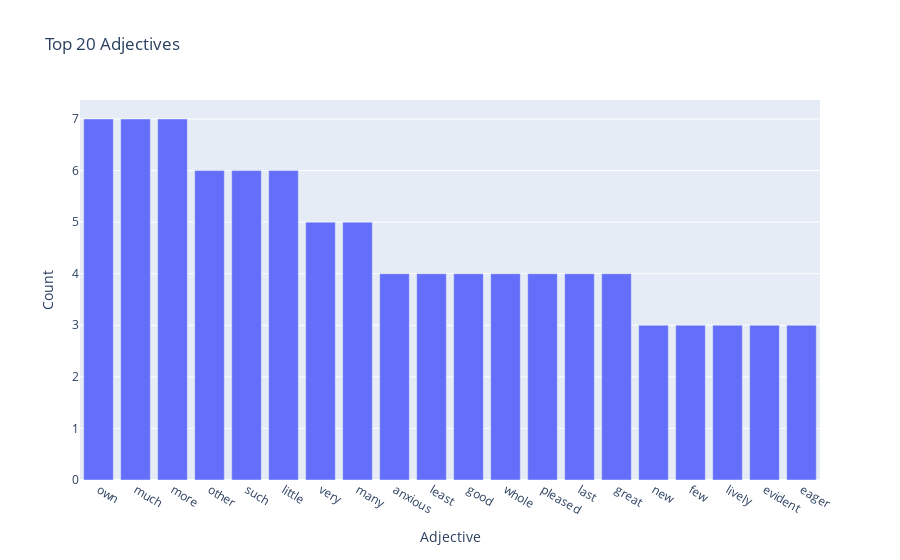

The notebook cell this image was saved under:
### Markdown cell above
## Solve it!

In this project, you will use the text from [chapters 44 and 45](https://github.com/dustywhite7/Econ8320/raw/refs/heads/master/AssignmentData/prideAndPrejudiceChapters.txt) of *Pride and Prejudice*. Please find the following information:

- The number of sentences (store as `int` in a variable named `sentences`)
- A list of all proper nouns used across the two chapters (stored as strings in the `names` variable)
- A DataFrame containing a count of the top 20 adjectives used in the text (stored in the `adjectives` variable)
    - Be sure to make all words lower case ONLY!
- A bar chart of the top 20 adjectives used in the text stored in a variable called `fig`


Place all of your code in the cell below, labeled `#si-exercise`.

### Code cell
#si-exercise

import spacy
import pandas as pd
import plotly.express as px
import requests
from operator import itemgetter
from collections import Counter

nlp = spacy.load("en_core_web_sm")

# get the Pride and Prejudice text
url = "https://raw.githubusercontent.com/dustywhite7/Econ8320/refs/heads/master/AssignmentData/prideAndPrejudiceChapters.txt"
response = requests.get(url)
text = response.text

doc = nlp(text)

# number of sentences
sentences_list = list(doc.sents)
sentences = len(sentences_list)

names = []
for ent in doc.ents:
    if ent.label_ == "PERSON" or ent.label_ == "ORG" or ent.label_ == "GPE":
        names.append(ent.text.lower())

# top 20 adjectives, lower case, as a DataFrame
adjectives_list = []
for token in doc:
    if token.pos_ == "ADJ":
        adjectives_list.append(token.text.lower())

adjective_counts = Counter(adjectives_list).most_common(20)
adjectives_df = pd.DataFrame(adjective_counts, columns=["adjective", "count"])

adjectives = adjectives_df

fig = px.bar(adjectives_df, x="adjective", y="count", title="Top 20 Adjectives")
fig.update_layout(xaxis_title="Adjective", yaxis_title="Count")
fig.show()

### Figure 1 — Plotly figure (JSON) as saved in the notebook; plotly's stock layout.template omitted (floating-point values rounded to 4 significant figures)
{"data": [{"hovertemplate": "adjective=%{x}<br>count=%{y}<extra></extra>", "legendgroup": "", "marker": {"color": "#636efa", "pattern": {"shape": ""}}, "name": "", "orientation": "v", "showlegend": false, "textposition": "auto", "type": "bar", "x": ["own", "much", "more", "other", "such", "little", "very", "many", "anxious", "least", "good", "whole", "pleased", "last", "great", "new", "few", "lively", "evident", "eager"], "xaxis": "x", "y": [7, 7, 7, 6, 6, 6, 5, 5, 4, 4, 4, 4, 4, 4, 4, 3, 3, 3, 3, 3], "yaxis": "y"}], "layout": {"barmode": "relative", "legend": {"tracegroupgap": 0}, "title": {"text": "Top 20 Adjectives"}, "xaxis": {"anchor": "y", "domain": [0, 1], "title": {"text": "Adjective"}}, "yaxis": {"anchor": "x", "domain": [0, 1], "title": {"text": "Count"}}}}
